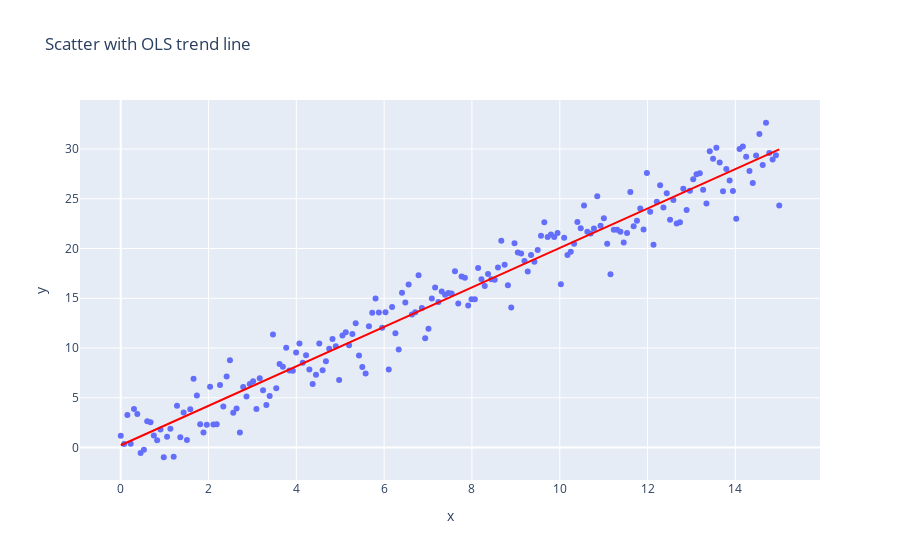

The cell this chart's notebook holds for it:
### Markdown cell above
4. Change the color of the trend line by using `trendline_color_overrride`

### Code cell
fig = px.scatter(df, x='x', y ='y', trendline="ols", 
                 trendline_color_override="red",
                 title='Scatter with OLS trend line')
fig.show()

### Figure 1 — Plotly figure (JSON) as saved in the notebook; plotly's stock layout.template omitted (floating-point values rounded to 4 significant figures; data arrays with more than 128 entries replaced by an {"elided": "..."} marker saying what was removed)
{"data": [{"hovertemplate": "x=%{x}<br>y=%{y}<extra></extra>", "legendgroup": "", "marker": {"color": "#636efa", "symbol": "circle"}, "mode": "markers", "name": "", "orientation": "v", "showlegend": false, "type": "scatter", "x": {"elided": "200 float values"}, "xaxis": "x", "y": {"elided": "200 float values"}, "yaxis": "y"}, {"hovertemplate": "<b>OLS trendline</b><br>y = 1.98239 * x + 0.228573<br>R<sup>2</sup>=0.953154<br><br>x=%{x}<br>y=%{y} <b>(trend)</b><extra></extra>", "legendgroup": "", "line": {"color": "red"}, "marker": {"color": "#636efa", "symbol": "circle"}, "mode": "lines", "name": "", "showlegend": false, "type": "scatter", "x": {"elided": "200 float values"}, "xaxis": "x", "y": {"elided": "200 float values"}, "yaxis": "y"}], "layout": {"legend": {"tracegroupgap": 0}, "title": {"text": "Scatter with OLS trend line"}, "xaxis": {"anchor": "y", "domain": [0, 1], "title": {"text": "x"}}, "yaxis": {"anchor": "x", "domain": [0, 1], "title": {"text": "y"}}}}
